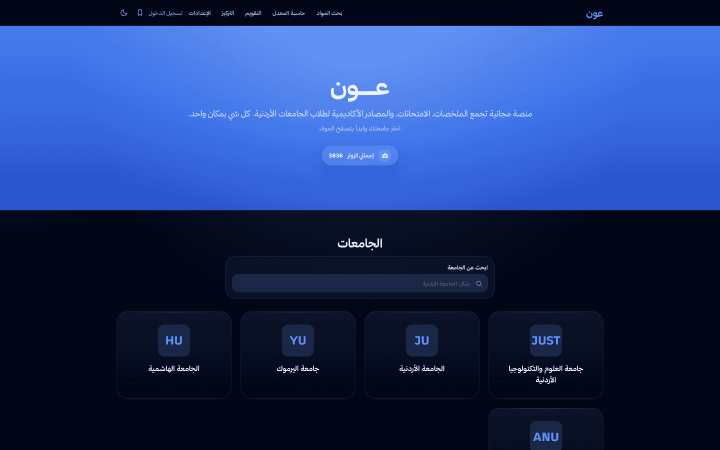
#> input picture src/assets/images/aoun.png, 1440 x 900 px, found by its file name (shown at 1/2 size)
$ python render-showreel.py
#> lines starting #> are read from the running program, lines starting #| are printed output that depends on the picture
"""Render the 15-second portfolio reel with Pillow and FFmpeg."""

from pathlib import Path
from math import cos, pi, sin
import subprocess

from PIL import Image, ImageDraw, ImageFont, ImageOps


ROOT = Path(__file__).resolve().parents[1]
W, H, FPS = 1280, 720, 30
BLACK, WHITE, LIME = "#0b1213", "#f5f5ee", "#b9f451"
BOLD = ROOT / "src/fonts/Acorn-Bold.woff2"
REGULAR = ROOT / "src/fonts/Acorn-Regular.woff2"


def font(size, bold=False):
    return ImageFont.truetype(BOLD if bold else REGULAR, size)


def ease(x):
    x = max(0, min(1, x))
    return 1 - (1 - x) ** 3


def fit(path, size):
    return ImageOps.fit(Image.open(ROOT / "public" / path).convert("RGB"), size, Image.Resampling.LANCZOS)


def card(path, size, label):
    w, h = size
    image = Image.new("RGBA", (w + 24, h + 66), "#f5f5ee")
    image.paste(fit(path, size), (12, 12))
    ImageDraw.Draw(image).text((15, h + 30), label, font=font(16, True), fill="#123329")
    return image


AOUN = card("projects/aoun.png", (670, 420), "AOUN  /  PRODUCT EXPERIENCE")
#> in card, `image = Image.new("RGBA", (w + 24, h + 66), "#f5f5ee")`:
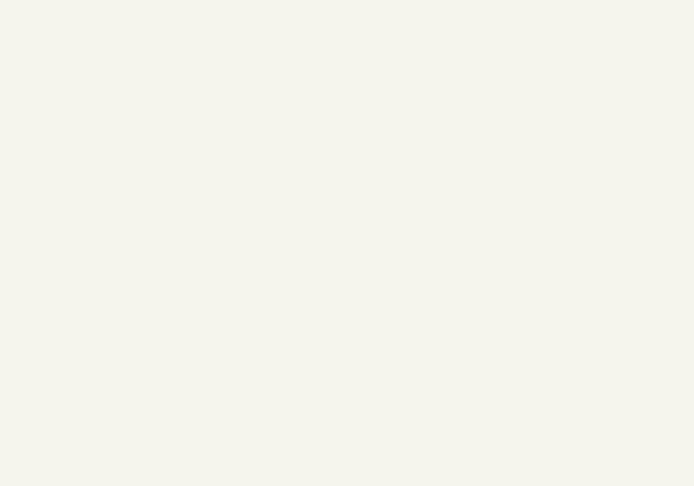
#> image: PIL image 694x486 RGBA; mean R, G, B, A 245, 245, 238, 255
#> in fit, `return ImageOps.fit(Image.open(ROOT / "public" / path).convert("RGB"),..`:
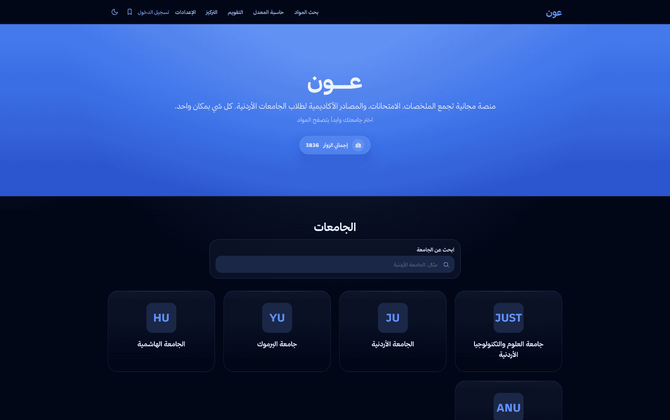
#> returned value: PIL image 670x420 RGB; mean R, G, B 30.5, 53.8, 111.5
#> in card, `image.paste(fit(path, size), (12, 12))`:
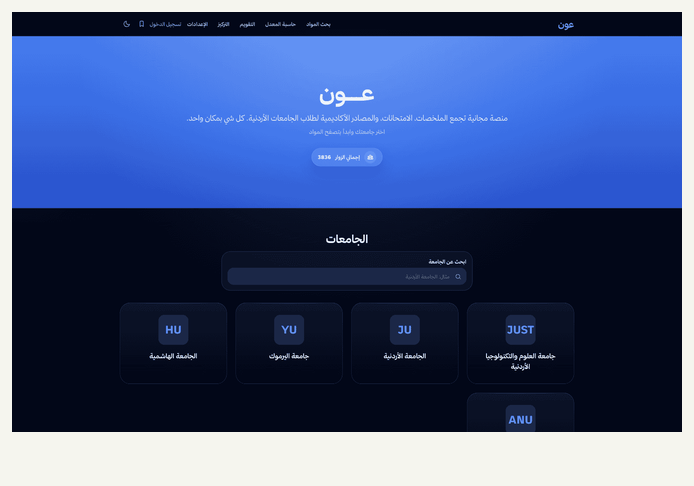
#> image: PIL image 694x486 RGBA; mean R, G, B, A 66, 85.5, 132.4, 255
NAQI = card("projects/naqi-01-home.png", (555, 312), "NAQI  /  PRIVATE BY DESIGN")
#> call 2 of card, with path = 'projects/naqi-01-home.png', size = (555, 312), label = 'NAQI  /  PRIVATE BY DESIGN'
#> in card (call 2), `image = Image.new("RGBA", (w + 24, h + 66), "#f5f5ee")`:
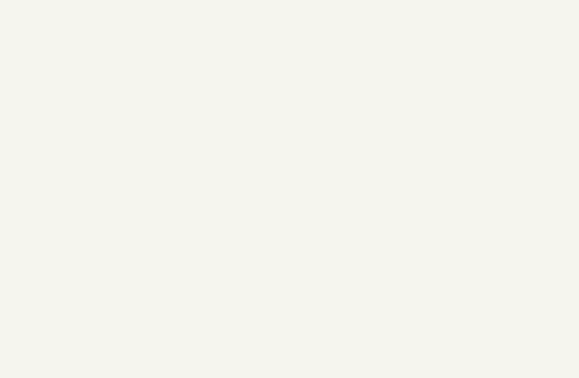
#> image: PIL image 579x378 RGBA; mean R, G, B, A 245, 245, 238, 255
#> (the run stopped early here; a loop or call above may not have finished)
